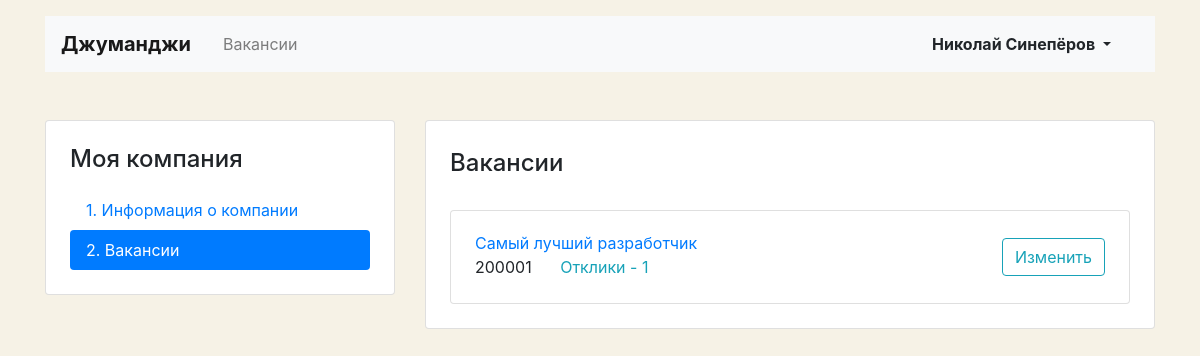
Page /mycompany/vacancies/ (signed in) on the committed database.
### vacancy/models.py (models this page shows, shortened)
class Vacancy(models.Model):
    title = models.CharField(max_length=120)
    specialty = models.ForeignKey('Specialty', on_delete=models.CASCADE, related_name="vacancies")
    company = models.ForeignKey('Company', on_delete=models.CASCADE, related_name="vacancies")
    skills = models.CharField(max_length=300)
    description = models.TextField()
    salary_min = models.IntegerField()
    salary_max = models.IntegerField()
    published_at = models.DateField()
    class Meta:
        verbose_name = 'Вакансия'
        verbose_name_plural = 'Вакансии'

### vacancy/views/mycompany.py (the view)
# urls.py: path('mycompany/vacancies/', MyVacancyView.as_view(), name='myvacancies'),
class MyVacancyView(LoginRequiredMixin, ListView):
    model = Vacancy
    template_name = 'vacancy/vacancy_list.html'
    context_object_name = 'MyVacancies'
    def get_context_data(self, **kwargs):
        context = super().get_context_data(**kwargs)
        context['page_title'] = 'Мои вакансии | Джуманджи'
        return context
    def get_queryset(self):
        return (
            Vacancy.objects.
            filter(company__owner=self.request.user.id).
            annotate(application_count=Count('applications'))
        )

### vacancy/templates/vacancy/vacancy_list.html
{% extends 'vacancy/base_mycompany.html' %}
{% block content %}
      <div class="col-12 col-lg-8">
        <div class="card">
          <div class="card-body px-4 pb-4">
            <section class="tab-pane fade show active">
              <h2 class="h4 pt-2 pb-3">Вакансии</h2>
              {% if MyVacancies %}
              <div class="card mt-3">
                <div class="card-body px-4">
                  <div class="row align-items-center">
                      {% for vacancy in MyVacancies %}
                      <div class="col-6 col-lg-8">
                        <a href="{% url 'vacancy' vacancy.pk %}" class="mb-1">{{ vacancy.title }}</a>
                        <p class="mb-1">
                          <span class="mr-4">{{ vacancy.salary_min }}</span>
                          {% if vacancy.application_count %}
                            <a href="#" class="text-info">Отклики - {{ vacancy.application_count }}</a>
                          {% else %}
                            У вакансии пока нет откликов
                          {% endif %}
                        </p>
                      </div>
                      <div class="col-6 col-lg-4 text-right">
                        <a href="{% url 'update_vacancy' vacancy.pk %}" class="btn btn-outline-info">Изменить</a>
                      </div>
                      {% endfor %}
                  </div>
                </div>
              </div>
              {% else %}
              <p class="alert alert-info" role="alert">У Вас пока нет вакансий, но вы можете создать первую</p>
              <div class="col-6 col-lg-4 text-right">
                <a href="{% url 'create_vacancy' %}" class="btn btn-info">Добавить вакансию</a>
              </div>
              {% endif %}
             </section>
          </div>
        </div>
      </div>
{% endblock %}

### vacancy/templates/vacancy/base_mycompany.html (shortened to what this page needs)
<!DOCTYPE html>
<html lang="ru">
<head>
  <link rel="stylesheet" href="https://stackpath.bootstrapcdn.com/bootstrap/4.3.1/css/bootstrap.min.css">
</head>
<body>
  <header class="container mt-3">
    <nav class="navbar navbar-expand-lg navbar-light bg-light">
      {% url 'home' as home_url %}
      <a href="{{ home_url }}" class="navbar-brand mr-4 font-weight-bold {% if request.path == home_url %}active{% endif %}" >Джуманджи</a>
      <div class="collapse navbar-collapse justify-content-between" id="navbarNav">
        <ul class="navbar-nav col-10">
          <li class="nav-item">
            {% url 'vacancies' as vacancies_url %}
            <a href="{{ vacancies_url }}" class="nav-link {% if request.path == vacancies_url %}active{% endif %}" >Вакансии</a>
          </li>
        </ul>
        {% if request.user.is_authenticated %}
        <ul class="navbar-nav col-2 justify-content-end">
          <li class="nav-item active">
            <div class="btn-group">
              <button type="button" class="btn dropdown-toggle font-weight-bold" data-toggle="dropdown" aria-haspopup="true" aria-expanded="false">
                {{ user.first_name }} {{ user.last_name }}
              </button>
            </div>
          </li>
        </ul>
        {% else %}
        <ul class="navbar-nav col-2 justify-content-end">
          <li class="nav-item active">
            <a href="{% url 'login' %}" class="nav-link font-weight-bold">Вход</a>
          </li>
        </ul>
        {% endif %}
      </div>
    </nav>
  </header>
  <main class="container mt-3 pb-5">
    <div class="row mt-5">
      <div class="col-12 col-lg-4">
        <aside class="pt-3 pb-4 px-4 mb-5 card">
          <h1 class="h4 pt-2 pb-2">Моя компания</h1>
          <div class="nav flex-column nav-pills">
            {% url 'mycompany' as mycompany_url %}
            {% url 'myvacancies' as myvacancies_url %}
            <a href="{{ mycompany_url }}" class="nav-link {% if request.path == mycompany_url %}active{% endif %}" >1. Информация о&nbsp;компании</a>
            <a href="{{ myvacancies_url }}" class="nav-link {% if request.path == myvacancies_url %}active{% endif %}" >2. Вакансии</a>
          </div>
        </aside>
      </div>
  {% block content %} {% endblock %}
    </div>
  </main>
</body>
</html>

### vacancy/templates/vacancy/base_mycompany.html (style rules this page uses)
body { background-color: #F6F2E6; }

### rows in the picture
Vacancy: title "Самый лучший разработчик", salary_min "200001", application_count "1"

### other values in the picture
{{ user.first_name }} "Николай"
{{ user.last_name }} "Синепёров"
